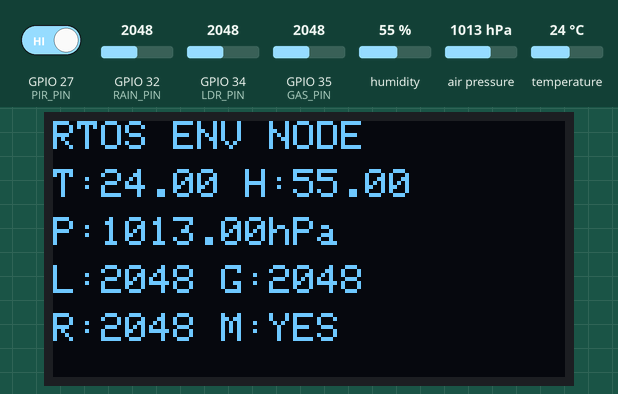
The sketch below on a simulated ESP32. On the bench: 128×64 one-colour display. The inputs (shaded band) are chosen by the test bench; at power-on: GPIO 27 (PIR_PIN) HIGH, humidity 55 %, air pressure 1013 hPa, GPIO 32 (RAIN_PIN) = 2048, GPIO 34 (LDR_PIN) = 2048, GPIO 35 (GAS_PIN) = 2048, temperature 24 °C. What the sketch prints to the serial monitor is not drawn.

Above: at 1.2 s.
1.3 s: GPIO 27 (PIR_PIN) driven LOW
At 2.9 s:
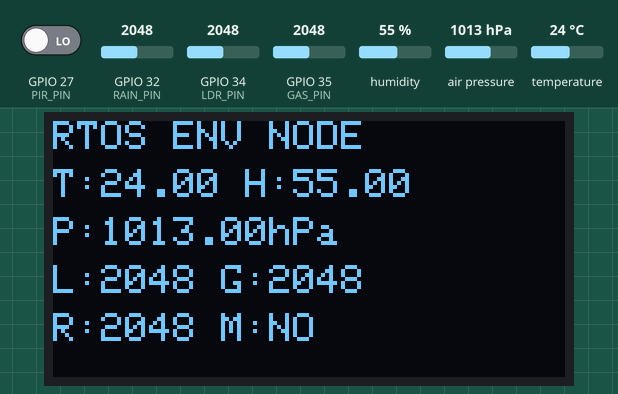
3.6 s: humidity set to 22 %
At 5.1 s:
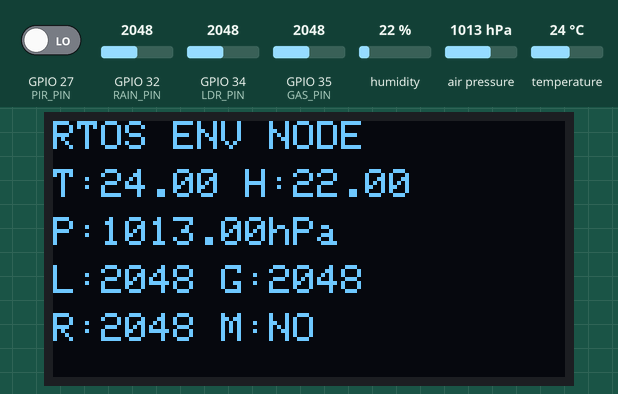
5.6 s: air pressure set to 952 hPa
At 7.3 s:
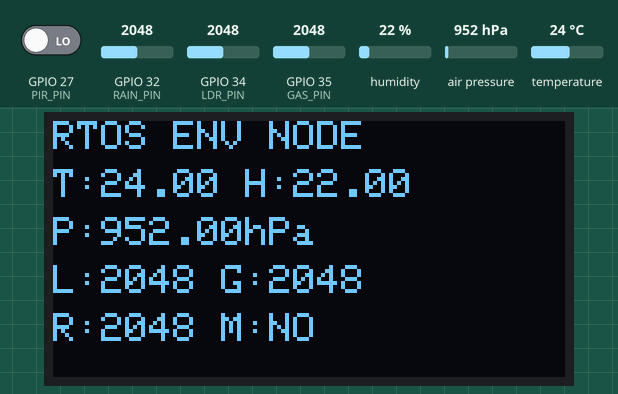
7.7 s: GPIO 32 (RAIN_PIN) set to 2866
At 9.4 s:
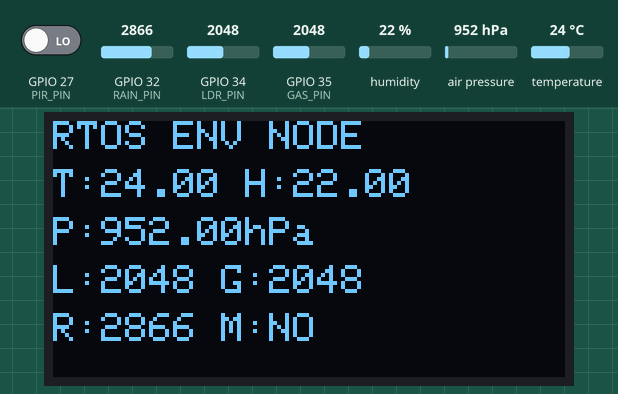
9.7 s: GPIO 34 (LDR_PIN) set to 2866
At 11.5 s:
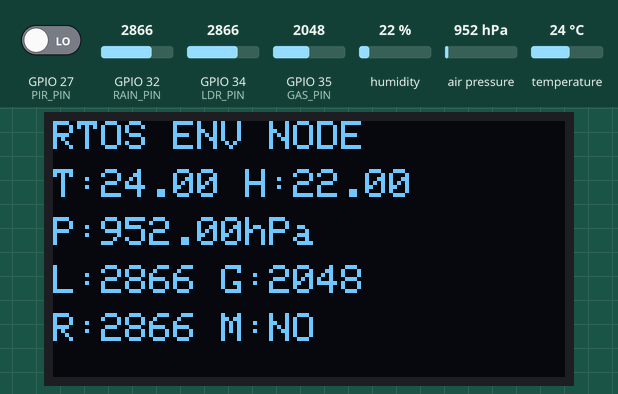
11.8 s: GPIO 35 (GAS_PIN) set to 2866
At 12.7 s:
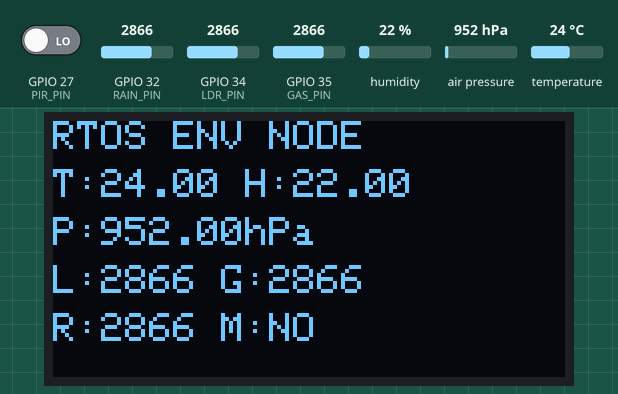
Timing chart, 0 to 14.8 s (numbered marks = the images above; inputs shaded):
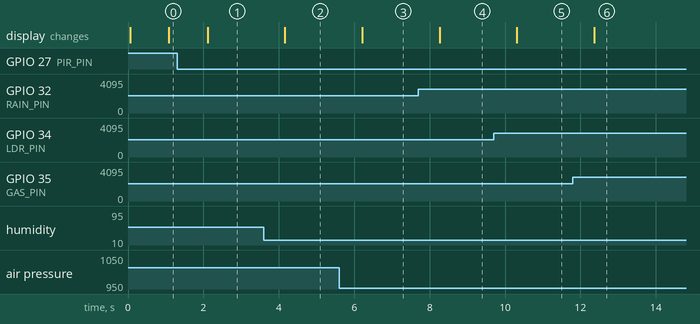

Measured:
- after the input at 1.3 s, the display: changes after 0.81 s (image 1)
- after the input at 3.6 s, the display: changes after 0.56 s (image 2)
- after the input at 5.6 s, the display: changes after 0.61 s (image 3)
- after the input at 7.7 s, the display: changes after 0.57 s (image 4)
- after the input at 9.7 s, the display: changes after 0.62 s (image 5)
- after the input at 11.8 s, the display: changes after 0.57 s (image 6)

The sketch:

RTOS_DHT_OLED.ino
```cpp
//multi sensor code
#include <Wire.h>
#include <DHT.h>
#include <Adafruit_GFX.h>
#include <Adafruit_SSD1306.h>
#include <Adafruit_BMP280.h>

#define DHTPIN 4
#define DHTTYPE DHT22

#define LDR_PIN 34
#define GAS_PIN 35
#define RAIN_PIN 32
#define PIR_PIN 27

#define SDA_PIN 21
#define SCL_PIN 22

#define SCREEN_WIDTH 128
#define SCREEN_HEIGHT 64

DHT dht(DHTPIN, DHTTYPE);
Adafruit_SSD1306 display(SCREEN_WIDTH, SCREEN_HEIGHT, &Wire, -1);
Adafruit_BMP280 bmp;

float temperature = 0;
float humidity = 0;
float pressure = 0;
float altitude = 0;

int lightLevel = 0;
int gasLevel = 0;
int rainLevel = 0;
int motionStatus = 0;

void SensorTask(void *pvParameters)
{
  while (1)
  {
    temperature = dht.readTemperature();
    humidity = dht.readHumidity();

    pressure = bmp.readPressure() / 100.0;
    altitude = bmp.readAltitude(1013.25);

    lightLevel = analogRead(LDR_PIN);
    gasLevel = analogRead(GAS_PIN);
    rainLevel = analogRead(RAIN_PIN);
    motionStatus = digitalRead(PIR_PIN);

    Serial.println("------ SENSOR DATA ------");
    Serial.print("Temp: "); Serial.print(temperature); Serial.println(" C");
    Serial.print("Hum : "); Serial.print(humidity); Serial.println(" %");
    Serial.print("Pres: "); Serial.print(pressure); Serial.println(" hPa");
    Serial.print("Alt : "); Serial.print(altitude); Serial.println(" m");
    Serial.print("Light: "); Serial.println(lightLevel);
    Serial.print("Gas  : "); Serial.println(gasLevel);
    Serial.print("Rain : "); Serial.println(rainLevel);
    Serial.print("Motion: ");
    Serial.println(motionStatus ? "Detected" : "No Motion");
    Serial.println();

    vTaskDelay(2000 / portTICK_PERIOD_MS);
  }
}

void DisplayTask(void *pvParameters)
{
  while (1)
  {
    display.clearDisplay();
    display.setTextSize(1);
    display.setTextColor(SSD1306_WHITE);

    display.setCursor(0, 0);
    display.println("RTOS ENV NODE");

    display.setCursor(0, 12);
    display.print("T:");
    display.print(temperature);
    display.print(" H:");
    display.print(humidity);

    display.setCursor(0, 24);
    display.print("P:");
    display.print(pressure);
    display.print("hPa");

    display.setCursor(0, 36);
    display.print("L:");
    display.print(lightLevel);
    display.print(" G:");
    display.print(gasLevel);

    display.setCursor(0, 48);
    display.print("R:");
    display.print(rainLevel);
    display.print(" M:");
    display.print(motionStatus ? "YES" : "NO");

    display.display();

    vTaskDelay(1000 / portTICK_PERIOD_MS);
  }
}

void setup()
{
  Serial.begin(115200);

  Wire.begin(SDA_PIN, SCL_PIN);
  dht.begin();

  pinMode(PIR_PIN, INPUT);

  if (!display.begin(SSD1306_SWITCHCAPVCC, 0x3C))
  {
    Serial.println("OLED Initialization Failed!");
    while (1);
  }

  if (!bmp.begin(0x76))
  {
    Serial.println("BMP280 Initialization Failed!");
    while (1);
  }

  xTaskCreate(SensorTask, "Sensor Task", 4096, NULL, 1, NULL);
  xTaskCreate(DisplayTask, "Display Task", 4096, NULL, 1, NULL);
}

void loop()
{
}
```
